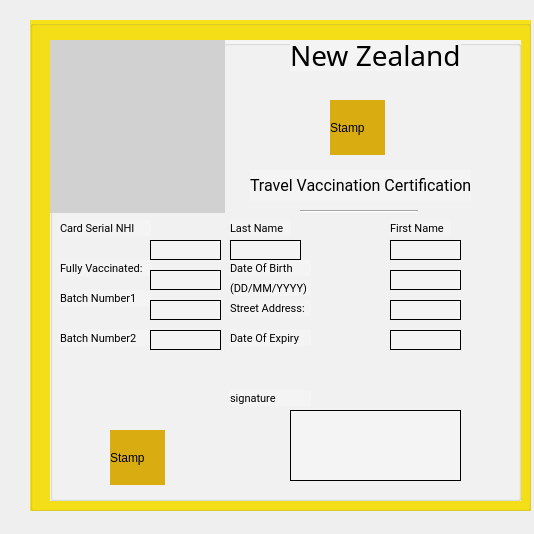
<?xml version="1.0" encoding="UTF-8"?>
<ui version="4.0">
 <class>covidPassportDialog</class>
 <widget class="QDialog" name="covidPassportDialog">
  <property name="geometry">
   <rect>
    <x>0</x>
    <y>0</y>
    <width>534</width>
    <height>534</height>
   </rect>
  </property>
  <property name="windowTitle">
   <string>Dialog</string>
  </property>
  <widget class="QGroupBox" name="groupBox">
   <property name="geometry">
    <rect>
     <x>30</x>
     <y>20</y>
     <width>501</width>
     <height>491</height>
    </rect>
   </property>
   <property name="styleSheet">
    <string notr="true">background-color: rgb(247, 225, 24);</string>
   </property>
   <property name="title">
    <string/>
   </property>
   <widget class="QGroupBox" name="groupBox_2">
    <property name="geometry">
     <rect>
      <x>20</x>
      <y>20</y>
      <width>471</width>
      <height>461</height>
     </rect>
    </property>
    <property name="styleSheet">
     <string notr="true">background-color: rgb(244, 244, 244);
</string>
    </property>
    <property name="title">
     <string/>
    </property>
    <widget class="QLabel" name="label">
     <property name="geometry">
      <rect>
       <x>0</x>
       <y>0</y>
       <width>175</width>
       <height>173</height>
      </rect>
     </property>
     <property name="styleSheet">
      <string notr="true">background-color: rgb(209, 209, 209);

</string>
     </property>
     <property name="text">
      <string/>
     </property>
    </widget>
    <widget class="QLabel" name="label_2">
     <property name="geometry">
      <rect>
       <x>240</x>
       <y>0</y>
       <width>171</width>
       <height>31</height>
      </rect>
     </property>
     <property name="styleSheet">
      <string notr="true">font-family: Nunito;
font-style: normal;
font-weight: normal;
font-size: 28px;
line-height: 38px;

color: #000000;</string>
     </property>
     <property name="text">
      <string>New Zealand</string>
     </property>
    </widget>
    <widget class="QLabel" name="Stamp">
     <property name="geometry">
      <rect>
       <x>280</x>
       <y>60</y>
       <width>55</width>
       <height>55</height>
      </rect>
     </property>
     <property name="styleSheet">
      <string notr="true">background-color: rgb(217, 173, 17);</string>
     </property>
     <property name="text">
      <string>Stamp</string>
     </property>
    </widget>
    <widget class="QLabel" name="label_3">
     <property name="geometry">
      <rect>
       <x>200</x>
       <y>130</y>
       <width>221</width>
       <height>31</height>
      </rect>
     </property>
     <property name="styleSheet">
      <string notr="true">
font-family: Roboto;
font-style: normal;
font-weight: normal;
font-size: 16px;
line-height: 19px;
</string>
     </property>
     <property name="text">
      <string>Travel Vaccination Certification</string>
     </property>
    </widget>
    <widget class="QLabel" name="label_4">
     <property name="geometry">
      <rect>
       <x>180</x>
       <y>180</y>
       <width>61</width>
       <height>16</height>
      </rect>
     </property>
     <property name="styleSheet">
      <string notr="true">font-family: Roboto;
font-style: normal;
font-weight: normal;
font-size: 11px;
</string>
     </property>
     <property name="text">
      <string>Last Name</string>
     </property>
    </widget>
    <widget class="QLabel" name="label_5">
     <property name="geometry">
      <rect>
       <x>340</x>
       <y>180</y>
       <width>61</width>
       <height>16</height>
      </rect>
     </property>
     <property name="styleSheet">
      <string notr="true">font-family: Roboto;
font-style: normal;
font-weight: normal;
font-size: 11px;
</string>
     </property>
     <property name="text">
      <string>First Name</string>
     </property>
    </widget>
    <widget class="QLabel" name="label_6">
     <property name="geometry">
      <rect>
       <x>180</x>
       <y>220</y>
       <width>81</width>
       <height>16</height>
      </rect>
     </property>
     <property name="styleSheet">
      <string notr="true">font-family: Roboto;
font-style: normal;
font-weight: normal;
font-size: 11px;
</string>
     </property>
     <property name="text">
      <string>Date Of Birth</string>
     </property>
    </widget>
    <widget class="QLabel" name="label_7">
     <property name="geometry">
      <rect>
       <x>180</x>
       <y>240</y>
       <width>81</width>
       <height>16</height>
      </rect>
     </property>
     <property name="styleSheet">
      <string notr="true">font-family: Roboto;
font-style: normal;
font-weight: normal;
font-size: 11px;
</string>
     </property>
     <property name="text">
      <string>(DD/MM/YYYY)</string>
     </property>
    </widget>
    <widget class="QLabel" name="label_8">
     <property name="geometry">
      <rect>
       <x>180</x>
       <y>260</y>
       <width>81</width>
       <height>16</height>
      </rect>
     </property>
     <property name="styleSheet">
      <string notr="true">font-family: Roboto;
font-style: normal;
font-weight: normal;
font-size: 11px;
</string>
     </property>
     <property name="text">
      <string>Street Address:</string>
     </property>
    </widget>
    <widget class="QLabel" name="label_9">
     <property name="geometry">
      <rect>
       <x>180</x>
       <y>290</y>
       <width>81</width>
       <height>16</height>
      </rect>
     </property>
     <property name="styleSheet">
      <string notr="true">font-family: Roboto;
font-style: normal;
font-weight: normal;
font-size: 11px;
</string>
     </property>
     <property name="text">
      <string>Date Of Expiry</string>
     </property>
    </widget>
    <widget class="QLabel" name="label_10">
     <property name="geometry">
      <rect>
       <x>180</x>
       <y>350</y>
       <width>81</width>
       <height>16</height>
      </rect>
     </property>
     <property name="styleSheet">
      <string notr="true">font-family: Roboto;
font-style: normal;
font-weight: normal;
font-size: 11px;
</string>
     </property>
     <property name="text">
      <string>signature</string>
     </property>
    </widget>
    <widget class="QLabel" name="Stamp_2">
     <property name="geometry">
      <rect>
       <x>60</x>
       <y>390</y>
       <width>55</width>
       <height>55</height>
      </rect>
     </property>
     <property name="styleSheet">
      <string notr="true">background-color: rgb(217, 173, 17);</string>
     </property>
     <property name="text">
      <string>Stamp</string>
     </property>
    </widget>
    <widget class="QLabel" name="label_11">
     <property name="geometry">
      <rect>
       <x>10</x>
       <y>180</y>
       <width>91</width>
       <height>16</height>
      </rect>
     </property>
     <property name="styleSheet">
      <string notr="true">font-family: Roboto;
font-style: normal;
font-weight: normal;
font-size: 11px;
</string>
     </property>
     <property name="text">
      <string>Card Serial NHI</string>
     </property>
    </widget>
    <widget class="QLabel" name="label_12">
     <property name="geometry">
      <rect>
       <x>10</x>
       <y>220</y>
       <width>91</width>
       <height>16</height>
      </rect>
     </property>
     <property name="styleSheet">
      <string notr="true">font-family: Roboto;
font-style: normal;
font-weight: normal;
font-size: 11px;
</string>
     </property>
     <property name="text">
      <string>Fully Vaccinated: </string>
     </property>
    </widget>
    <widget class="QLabel" name="label_13">
     <property name="geometry">
      <rect>
       <x>10</x>
       <y>250</y>
       <width>91</width>
       <height>16</height>
      </rect>
     </property>
     <property name="styleSheet">
      <string notr="true">font-family: Roboto;
font-style: normal;
font-weight: normal;
font-size: 11px;
</string>
     </property>
     <property name="text">
      <string>Batch Number1</string>
     </property>
    </widget>
    <widget class="QLabel" name="label_14">
     <property name="geometry">
      <rect>
       <x>10</x>
       <y>290</y>
       <width>91</width>
       <height>16</height>
      </rect>
     </property>
     <property name="styleSheet">
      <string notr="true">font-family: Roboto;
font-style: normal;
font-weight: normal;
font-size: 11px;
</string>
     </property>
     <property name="text">
      <string>Batch Number2</string>
     </property>
    </widget>
    <widget class="QLabel" name="label_15">
     <property name="geometry">
      <rect>
       <x>100</x>
       <y>200</y>
       <width>71</width>
       <height>20</height>
      </rect>
     </property>
     <property name="frameShape">
      <enum>QFrame::Panel</enum>
     </property>
     <property name="text">
      <string/>
     </property>
    </widget>
    <widget class="QLabel" name="label_16">
     <property name="geometry">
      <rect>
       <x>100</x>
       <y>230</y>
       <width>71</width>
       <height>20</height>
      </rect>
     </property>
     <property name="frameShape">
      <enum>QFrame::Panel</enum>
     </property>
     <property name="text">
      <string/>
     </property>
    </widget>
    <widget class="QLabel" name="label_17">
     <property name="geometry">
      <rect>
       <x>100</x>
       <y>260</y>
       <width>71</width>
       <height>20</height>
      </rect>
     </property>
     <property name="frameShape">
      <enum>QFrame::Panel</enum>
     </property>
     <property name="text">
      <string/>
     </property>
    </widget>
    <widget class="QLabel" name="label_18">
     <property name="geometry">
      <rect>
       <x>100</x>
       <y>290</y>
       <width>71</width>
       <height>20</height>
      </rect>
     </property>
     <property name="frameShape">
      <enum>QFrame::Panel</enum>
     </property>
     <property name="text">
      <string/>
     </property>
    </widget>
    <widget class="QLabel" name="label_19">
     <property name="geometry">
      <rect>
       <x>180</x>
       <y>200</y>
       <width>71</width>
       <height>20</height>
      </rect>
     </property>
     <property name="frameShape">
      <enum>QFrame::Panel</enum>
     </property>
     <property name="text">
      <string/>
     </property>
    </widget>
    <widget class="QLabel" name="label_20">
     <property name="geometry">
      <rect>
       <x>340</x>
       <y>200</y>
       <width>71</width>
       <height>20</height>
      </rect>
     </property>
     <property name="frameShape">
      <enum>QFrame::Panel</enum>
     </property>
     <property name="text">
      <string/>
     </property>
    </widget>
    <widget class="QLabel" name="label_21">
     <property name="geometry">
      <rect>
       <x>340</x>
       <y>230</y>
       <width>71</width>
       <height>20</height>
      </rect>
     </property>
     <property name="frameShape">
      <enum>QFrame::Panel</enum>
     </property>
     <property name="text">
      <string/>
     </property>
    </widget>
    <widget class="QLabel" name="label_22">
     <property name="geometry">
      <rect>
       <x>340</x>
       <y>260</y>
       <width>71</width>
       <height>20</height>
      </rect>
     </property>
     <property name="frameShape">
      <enum>QFrame::Panel</enum>
     </property>
     <property name="text">
      <string/>
     </property>
    </widget>
    <widget class="QLabel" name="label_23">
     <property name="geometry">
      <rect>
       <x>340</x>
       <y>290</y>
       <width>71</width>
       <height>20</height>
      </rect>
     </property>
     <property name="frameShape">
      <enum>QFrame::Panel</enum>
     </property>
     <property name="text">
      <string/>
     </property>
    </widget>
    <widget class="QLabel" name="label_24">
     <property name="geometry">
      <rect>
       <x>240</x>
       <y>370</y>
       <width>171</width>
       <height>71</height>
      </rect>
     </property>
     <property name="frameShape">
      <enum>QFrame::Panel</enum>
     </property>
     <property name="text">
      <string/>
     </property>
    </widget>
    <widget class="Line" name="line">
     <property name="geometry">
      <rect>
       <x>250</x>
       <y>170</y>
       <width>118</width>
       <height>3</height>
      </rect>
     </property>
     <property name="orientation">
      <enum>Qt::Horizontal</enum>
     </property>
    </widget>
   </widget>
  </widget>
 </widget>
 <resources/>
 <connections/>
</ui>
